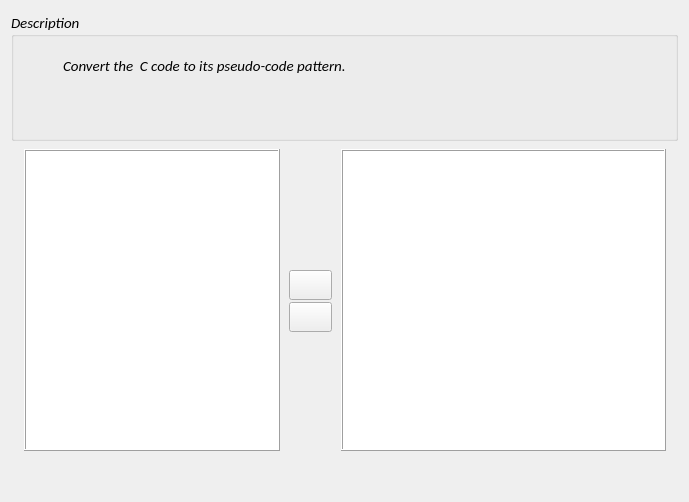
          <widget class="QWidget" name="psedo_code_page">
           <layout class="QVBoxLayout" name="verticalLayout_21">
            <item>
             <widget class="QGroupBox" name="groupBox_9">
              <property name="minimumSize">
               <size>
                <width>0</width>
                <height>130</height>
               </size>
              </property>
              <property name="font">
               <font>
                <family>Calibri</family>
                <pointsize>11</pointsize>
                <weight>50</weight>
                <italic>true</italic>
                <bold>false</bold>
               </font>
              </property>
              <property name="title">
               <string>Description</string>
              </property>
              <property name="alignment">
               <set>Qt::AlignLeading|Qt::AlignLeft|Qt::AlignVCenter</set>
              </property>
              <layout class="QVBoxLayout" name="verticalLayout_15">
               <item>
                <layout class="QHBoxLayout" name="horizontalLayout_13">
                 <item>
                  <spacer name="horizontalSpacer_13">
                   <property name="orientation">
                    <enum>Qt::Horizontal</enum>
                   </property>
                   <property name="sizeType">
                    <enum>QSizePolicy::Fixed</enum>
                   </property>
                   <property name="sizeHint" stdset="0">
                    <size>
                     <width>40</width>
                     <height>20</height>
                    </size>
                   </property>
                  </spacer>
                 </item>
                 <item>
                  <layout class="QVBoxLayout" name="verticalLayout_16">
                   <item>
                    <spacer name="verticalSpacer_8">
                     <property name="orientation">
                      <enum>Qt::Vertical</enum>
                     </property>
                     <property name="sizeType">
                      <enum>QSizePolicy::Fixed</enum>
                     </property>
                     <property name="sizeHint" stdset="0">
                      <size>
                       <width>20</width>
                       <height>10</height>
                      </size>
                     </property>
                    </spacer>
                   </item>
                   <item>
                    <widget class="QLabel" name="label_25">
                     <property name="font">
                      <font>
                       <family>Calibri</family>
                       <pointsize>11</pointsize>
                       <weight>50</weight>
                       <italic>true</italic>
                       <bold>false</bold>
                      </font>
                     </property>
                     <property name="text">
                      <string>Convert the  C code to its pseudo-code pattern.</string>
                     </property>
                     <property name="alignment">
                      <set>Qt::AlignLeading|Qt::AlignLeft|Qt::AlignTop</set>
                     </property>
                     <property name="wordWrap">
                      <bool>true</bool>
                     </property>
                    </widget>
                   </item>
                  </layout>
                 </item>
                 <item>
                  <spacer name="horizontalSpacer_14">
                   <property name="orientation">
                    <enum>Qt::Horizontal</enum>
                   </property>
                   <property name="sizeType">
                    <enum>QSizePolicy::Fixed</enum>
                   </property>
                   <property name="sizeHint" stdset="0">
                    <size>
                     <width>40</width>
                     <height>20</height>
                    </size>
                   </property>
                  </spacer>
                 </item>
                </layout>
               </item>
              </layout>
             </widget>
            </item>
            <item>
             <layout class="QHBoxLayout" name="horizontalLayout_14">
              <property name="spacing">
               <number>4</number>
              </property>
              <property name="leftMargin">
               <number>13</number>
              </property>
              <property name="topMargin">
               <number>2</number>
              </property>
              <property name="rightMargin">
               <number>12</number>
              </property>
              <property name="bottomMargin">
               <number>40</number>
              </property>
              <item>
               <widget class="QTextEdit" name="origin_code">
                <property name="sizePolicy">
                 <sizepolicy hsizetype="Expanding" vsizetype="Expanding">
                  <horstretch>0</horstretch>
                  <verstretch>0</verstretch>
                 </sizepolicy>
                </property>
                <property name="minimumSize">
                 <size>
                  <width>225</width>
                  <height>0</height>
                 </size>
                </property>
                <property name="maximumSize">
                 <size>
                  <width>500</width>
                  <height>16777215</height>
                 </size>
                </property>
                <property name="font">
                 <font>
                  <family>Calibri</family>
                  <pointsize>11</pointsize>
                  <weight>50</weight>
                  <italic>false</italic>
                  <bold>false</bold>
                 </font>
                </property>
                <property name="frameShape">
                 <enum>QFrame::Box</enum>
                </property>
                <property name="frameShadow">
                 <enum>QFrame::Raised</enum>
                </property>
                <property name="lineWrapMode">
                 <enum>QTextEdit::NoWrap</enum>
                </property>
                <property name="readOnly">
                 <bool>false</bool>
                </property>
                <property name="markdown">
                 <string/>
                </property>
                <property name="html">
                 <string>&lt;!DOCTYPE HTML PUBLIC &quot;-//W3C//DTD HTML 4.0//EN&quot; &quot;http://www.w3.org/TR/REC-html40/strict.dtd&quot;&gt;
&lt;html&gt;&lt;head&gt;&lt;meta name=&quot;qrichtext&quot; content=&quot;1&quot; /&gt;&lt;style type=&quot;text/css&quot;&gt;
p, li { white-space: pre-wrap; }
&lt;/style&gt;&lt;/head&gt;&lt;body style=&quot; font-family:'Calibri'; font-size:11pt; font-weight:400; font-style:normal;&quot;&gt;
&lt;p style=&quot;-qt-paragraph-type:empty; margin-top:0px; margin-bottom:0px; margin-left:0px; margin-right:0px; -qt-block-indent:0; text-indent:0px; font-size:12pt;&quot;&gt;&lt;br /&gt;&lt;/p&gt;&lt;/body&gt;&lt;/html&gt;</string>
                </property>
                <property name="acceptRichText">
                 <bool>false</bool>
                </property>
                <property name="textInteractionFlags">
                 <set>Qt::TextEditorInteraction</set>
                </property>
               </widget>
              </item>
              <item>
               <layout class="QVBoxLayout" name="verticalLayout_17">
                <property name="spacing">
                 <number>2</number>
                </property>
                <property name="leftMargin">
                 <number>5</number>
                </property>
                <property name="topMargin">
                 <number>120</number>
                </property>
                <property name="rightMargin">
                 <number>5</number>
                </property>
                <property name="bottomMargin">
                 <number>120</number>
                </property>
                <item>
                 <widget class="QPushButton" name="code_change_bt">
                  <property name="sizePolicy">
                   <sizepolicy hsizetype="Expanding" vsizetype="Maximum">
                    <horstretch>0</horstretch>
                    <verstretch>0</verstretch>
                   </sizepolicy>
                  </property>
                  <property name="minimumSize">
                   <size>
                    <width>0</width>
                    <height>30</height>
                   </size>
                  </property>
                  <property name="maximumSize">
                   <size>
                    <width>95</width>
                    <height>27</height>
                   </size>
                  </property>
                  <property name="font">
                   <font>
                    <family>Calibri</family>
                    <pointsize>12</pointsize>
                    <weight>50</weight>
                    <italic>true</italic>
                    <bold>false</bold>
                   </font>
                  </property>
                  <property name="toolTip">
                   <string>&lt;html&gt;&lt;head/&gt;&lt;body&gt;&lt;p&gt;Autogo&lt;/p&gt;&lt;/body&gt;&lt;/html&gt;</string>
                  </property>
                  <property name="text">
                   <string/>
                  </property>
                  <property name="icon">
                   <iconset resource="icon.qrc">
                    <normaloff>:/ico/.imgs/change.png</normaloff>:/ico/.imgs/change.png</iconset>
                  </property>
                  <property name="iconSize">
                   <size>
                    <width>27</width>
                    <height>18</height>
                   </size>
                  </property>
                  <property name="shortcut">
                   <string>Return</string>
                  </property>
                 </widget>
                </item>
                <item>
                 <widget class="QPushButton" name="pseudo_code_clear">
                  <property name="sizePolicy">
                   <sizepolicy hsizetype="Expanding" vsizetype="Maximum">
                    <horstretch>0</horstretch>
                    <verstretch>0</verstretch>
                   </sizepolicy>
                  </property>
                  <property name="minimumSize">
                   <size>
                    <width>0</width>
                    <height>30</height>
                   </size>
                  </property>
                  <property name="maximumSize">
                   <size>
                    <width>95</width>
                    <height>27</height>
                   </size>
                  </property>
                  <property name="font">
                   <font>
                    <family>Calibri</family>
                    <pointsize>12</pointsize>
                    <weight>50</weight>
                    <italic>true</italic>
                    <bold>false</bold>
                   </font>
                  </property>
                  <property name="toolTip">
                   <string>&lt;html&gt;&lt;head/&gt;&lt;body&gt;&lt;p&gt;Autogo&lt;/p&gt;&lt;/body&gt;&lt;/html&gt;</string>
                  </property>
                  <property name="text">
                   <string/>
                  </property>
                  <property name="icon">
                   <iconset resource="icon.qrc">
                    <normaloff>:/ico/.imgs/trash.png</normaloff>:/ico/.imgs/trash.png</iconset>
                  </property>
                  <property name="iconSize">
                   <size>
                    <width>27</width>
                    <height>18</height>
                   </size>
                  </property>
                  <property name="shortcut">
                   <string>Return</string>
                  </property>
                 </widget>
                </item>
               </layout>
              </item>
              <item>
               <widget class="QTextEdit" name="pseudo_code">
                <property name="sizePolicy">
                 <sizepolicy hsizetype="Expanding" vsizetype="Expanding">
                  <horstretch>0</horstretch>
                  <verstretch>0</verstretch>
                 </sizepolicy>
                </property>
                <property name="minimumSize">
                 <size>
                  <width>325</width>
                  <height>0</height>
                 </size>
                </property>
                <property name="maximumSize">
                 <size>
                  <width>16777211</width>
                  <height>16777215</height>
                 </size>
                </property>
                <property name="font">
                 <font>
                  <family>Calibri</family>
                  <pointsize>11</pointsize>
                  <weight>50</weight>
                  <italic>false</italic>
                  <bold>false</bold>
                 </font>
                </property>
                <property name="frameShape">
                 <enum>QFrame::Box</enum>
                </property>
                <property name="frameShadow">
                 <enum>QFrame::Raised</enum>
                </property>
                <property name="lineWrapMode">
                 <enum>QTextEdit::NoWrap</enum>
                </property>
                <property name="readOnly">
                 <bool>true</bool>
                </property>
                <property name="markdown">
                 <string/>
                </property>
                <property name="html">
                 <string>&lt;!DOCTYPE HTML PUBLIC &quot;-//W3C//DTD HTML 4.0//EN&quot; &quot;http://www.w3.org/TR/REC-html40/strict.dtd&quot;&gt;
&lt;html&gt;&lt;head&gt;&lt;meta name=&quot;qrichtext&quot; content=&quot;1&quot; /&gt;&lt;style type=&quot;text/css&quot;&gt;
p, li { white-space: pre-wrap; }
&lt;/style&gt;&lt;/head&gt;&lt;body style=&quot; font-family:'Calibri'; font-size:11pt; font-weight:400; font-style:normal;&quot;&gt;
&lt;p style=&quot;-qt-paragraph-type:empty; margin-top:0px; margin-bottom:0px; margin-left:0px; margin-right:0px; -qt-block-indent:0; text-indent:0px; font-size:12pt;&quot;&gt;&lt;br /&gt;&lt;/p&gt;&lt;/body&gt;&lt;/html&gt;</string>
                </property>
                <property name="textInteractionFlags">
                 <set>Qt::TextSelectableByMouse</set>
                </property>
               </widget>
              </item>
             </layout>
            </item>
           </layout>
          </widget>
